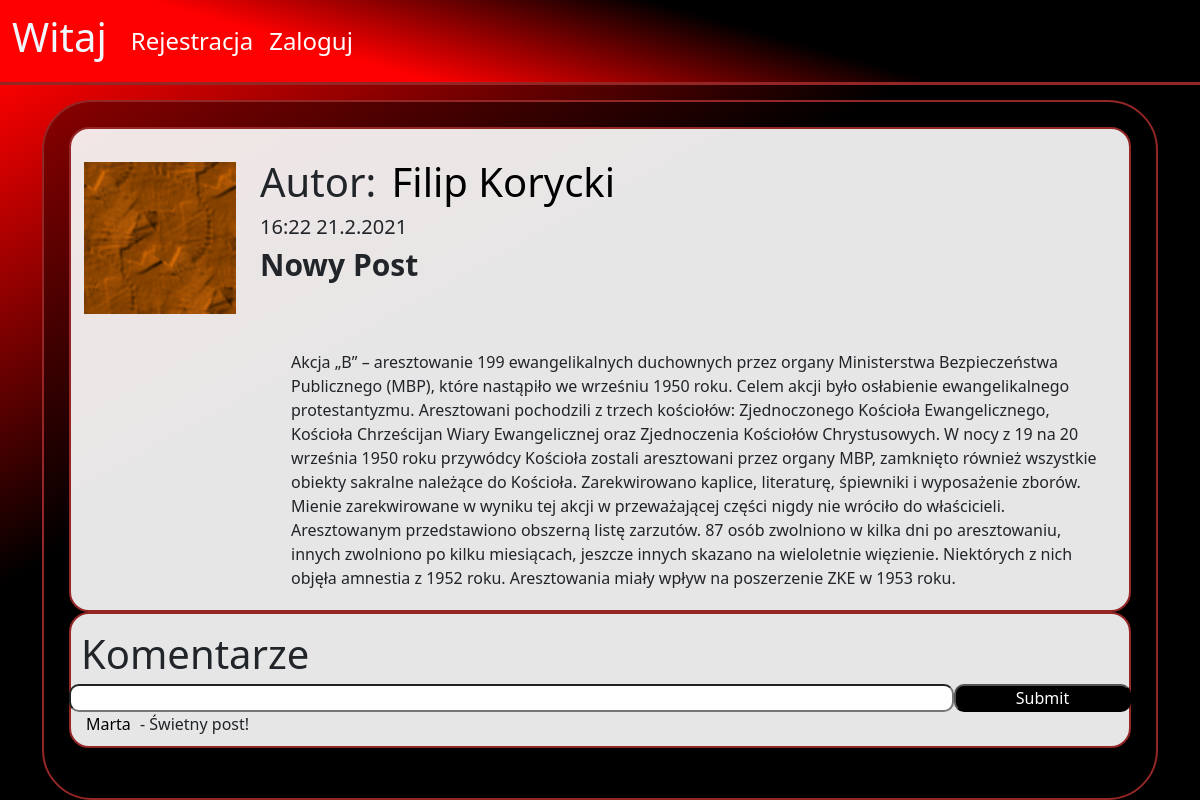
/post/42, run on the app's committed database.
### blog/models.py (models this page shows, shortened)
class Post(models.Model):
    owner =  models.ForeignKey("Profile", on_delete=models.CASCADE)
    date = models.DateField(auto_now_add=True)
    date_time = models.DateTimeField(auto_now_add=True)
    title = models.CharField(max_length=200)
    text = models.CharField(max_length=4000)
    comments = models.ManyToManyField("Post_comment", related_name='+')
    class Meta:
        ordering = ["-date","-date_time"]

class Profile(models.Model):
    user = models.OneToOneField(User, null=True, on_delete=models.CASCADE)
    birth_date = models.DateField(blank=True,null=True)
    description = models.TextField(blank=True,null=True)
    first_name = models.CharField(blank=True, null=True, max_length=40)
    last_name = models.CharField(blank=True, null=True, max_length=40)
    country = models.CharField(blank=True, null=True, max_length=40)
    city = models.CharField(blank=True, null=True, max_length=40)
    height = models.DecimalField(blank=True,null=True, decimal_places=0, max_digits=120)
    weight = models.DecimalField(blank=True,null=True, decimal_places=0, max_digits=120)
    gender = models.CharField(blank=True,null=True, max_length=222)
    friends = models.ManyToManyField('self', blank=True)
    images = models.ManyToManyField("ProfileImage", related_name='+',blank=True)
    chats = models.ManyToManyField("ChatBox", related_name='+',blank=True)
    posts = models.ManyToManyField("Post", related_name='+',blank=True)
    def get_name(self):
        if self.first_name and self.last_name:
            return str(str(self.first_name)+" "+str(self.last_name)) #+" ("+str(self.user.username)+")"
        elif self.first_name:
            return self.first_name
        else:
            return self.user.username
    def __str__(self):
        return str(self.user.username)

class Post_comment(models.Model):
    owner =  models.ForeignKey("Profile", on_delete=models.CASCADE)
    post =  models.ForeignKey("Post", on_delete=models.CASCADE)
    date = models.DateField(auto_now_add=True)
    date_time = models.DateTimeField(auto_now_add=True)
    text = models.CharField(max_length=2000)
    class Meta:
        ordering = ["-date","-date_time"]

### blog/views.py (the view, shortened to what this page needs)
# urls.py: path("post/<int:pk>", views.PostView.as_view(), name="post"),
class PostView(View):
    def get(self, request, pk):
        post = get_object_or_404(Post, id=pk)
        form = ReportPostForm()
        context={
            'post':post,
            'form':form,
        }
        return render(request, "blog/post.html", context)

### blog/forms.py
class ReportPostForm(forms.ModelForm):
    class Meta:
        model = Report_Post
        fields = ('report_type',)
        widgets = {
            'report_type': forms.Select(attrs={'class':"form-control"}),
        }
        labels = {
            "report_type": "Zgłoś za",
        }

### blog/templates/blog/post.html (shortened to what this page needs)
{% extends "blog/base.html"%}
{%load static%}
{%block content%}
<div class="container background_v1">
    <div class="post_details">
                <div class="row friend_image_box" style="padding:3px; margin-top: 10px; position:relative;">
                    <div class="col-sm-6 col-md-2">
                        {%for image in post.owner.images.all%}
                        {%if forloop.last%}
                        <div style="margin-top: 10px; position:relative;">
                        <div class="mini_fake_box"></div>
                        </div>
                        {%endif%}
                        {%endfor%}
                    </div>
                    <div class="col-sm-6 col-md-10">
                        <div style="font-size: 40px;">
                            Autor: <a class="post_link" href="{%url 'profile' post.owner.id%}">{{post.owner.get_name}}</a>
                        </div>
                        <div style="font-size: 20px;">{{post.date_time| date:"G:i d.n.Y"}}
                        </div>
                       <div style="font-size: 30px;font-weight:bold; text-transform: capitalize; word-break: break-all;">
                        {{post.title}}
                        </div>
                    </div>
                </div>
           <div class="post_text">
                {{post.text}}
            </div>
    </div>
    <div class="post_comments">
        <div style="font-size: 40px;">Komentarze</div>
        <form action='{% url "post" post.id%}' method="POST">
            <div class="row">
            <input type="text" class="col-sm-12 col-md-10"  id="comment_text" name="comment"/>
            <input type="submit" class="col-sm-12 col-md-2"  id="comment_button" />
            </div>
        </form>
        {%for comment in post.comments.all%}
            <div class="post_comment" title="{{post.date_time| date:'G:i d.n.Y'}}">
                <a href="{% url 'profile' comment.owner.id%}" class="post_link">{{comment.owner}} </a> - {{comment.text}}
            </div>
        {%endfor%}
    </div>
</div>
{% endblock %}

### static/style.css (style rules this page uses)
* { box-sizing: border-box; margin:0; padding:0; }
:root { --ramka: rgb(148, 38, 38); }
body { background-repeat: no-repeat; background-size: cover; background: black; }
.background_v1 { border: solid 2px var(--ramka); border-radius: 50px; padding: 25px; background-color:rgba(0, 0, 0, 0.4); min-height: 700px; }
.mini_fake_box { width:100%; height: 100px; }
.post_details { width:100%; min-height: 350px; background-color: rgb(255, 255, 255, 0.9); border:solid 2px var(--ramka); border-radius: 20px; padding:10px; position: relative; }
.post_text { word-break: break-word; margin-top:50px; padding:10px; margin-left:200px; }
.post_link { color:black; text-decoration: none; padding:5px; }
.post_comments { width:100%; background-color: rgb(255, 255, 255, 0.9); border:solid 2px var(--ramka); border-radius: 20px; padding:10px; word-break:break-all; display: inline-block; }
#comment_text { border-radius: 10px; }
#comment_button { border-radius: 10px; background-color: black; color:white; }

### data on the page
Post: owner.get_name "Filip Korycki", date_time "16:22 21.2.2021", title "Nowy Post", text "Akcja „B” – aresztowanie 199 ewangelikalnych duchownych przez organy Ministerstwa Bezpieczeństwa Publicznego (MBP), które nastąpiło we wrześniu 1950 roku. Celem akcji było osłabienie ewangelikalnego protestantyzmu. Aresztowani pochodzili z trzech kościołów: Zjednoczonego Kościoła Ewangelicznego, Kościoła Chrześcijan Wiary Ewangelicznej oraz Zjednoczenia Kościołów Chrystusowych. W nocy z 19 na 20 września 1950 roku przywódcy Kościoła zostali aresztowani przez organy MBP, zamknięto również wszystkie obiekty sakralne należące do Kościoła. Zarekwirowano kaplice, literaturę, śpiewniki i wyposażenie zborów. Mienie zarekwirowane w wyniku tej akcji w przeważającej części nigdy nie wróciło do…"
Post_comment: owner "Marta", text "Świetny post!"
